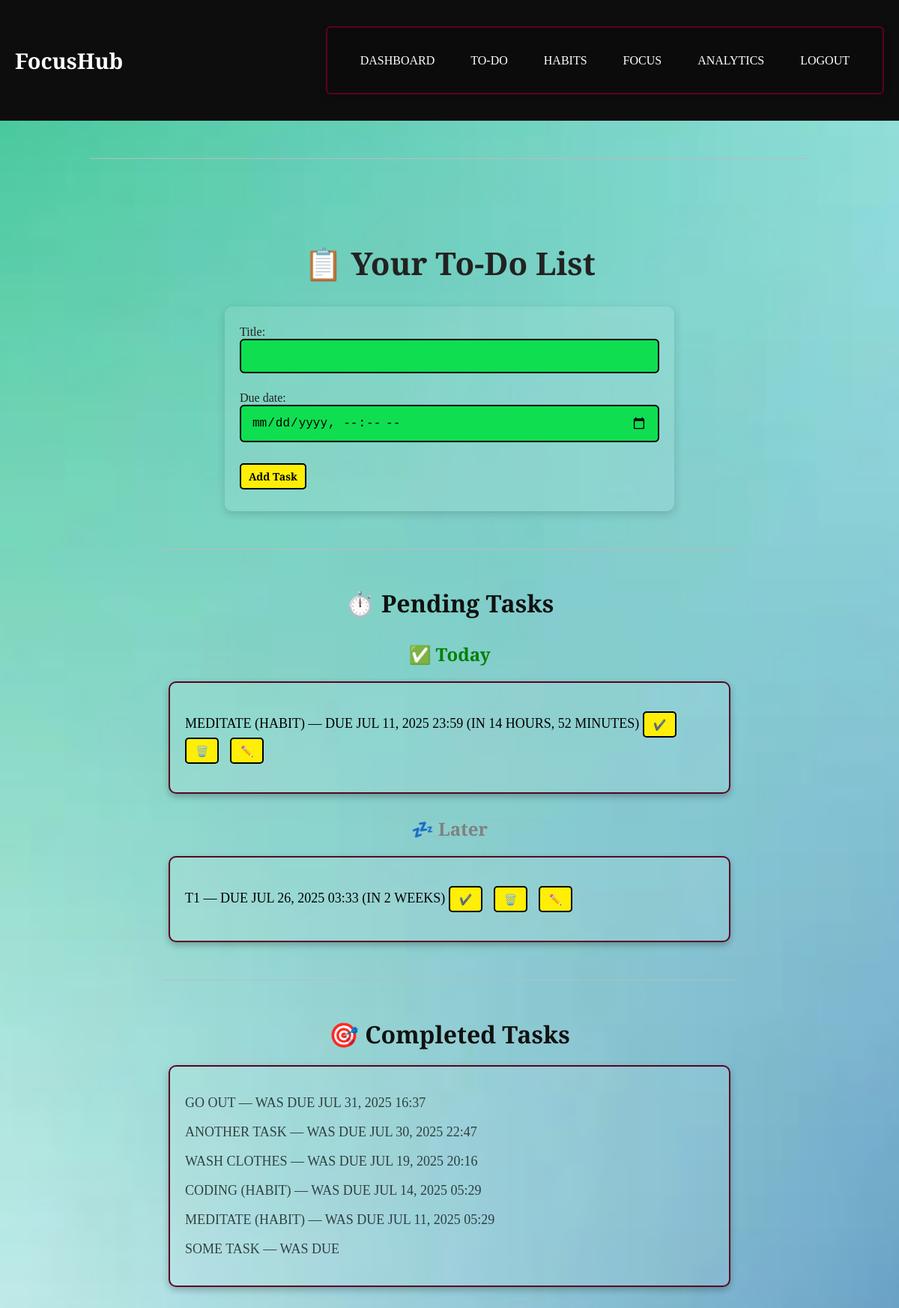
The page /todos/ (signed in) on the database its author committed.
### hub/models.py (models this page shows, shortened)
class Task(models.Model):
    user = models.ForeignKey(User, on_delete=models.CASCADE)
    title = models.CharField(max_length=255)
    is_done = models.BooleanField(default=False)
    due_date = models.DateTimeField(null=True, blank=True)
    created_at = models.DateTimeField(auto_now_add=True)
    from_habit = models.ForeignKey('Habit', null=True, blank=True, on_delete=models.SET_NULL)

### hub/utils.py (the view)
    def wrapper(request, *args, **kwargs):
        if request.user.is_authenticated:
            session = FocusSession.objects.filter(user=request.user, end_time__isnull=True).first()
            allowed_paths = ['/focus/', '/confirm_completion/', '/logout/']
            if session and request.path not in allowed_paths:
                return redirect('focus')
        return view_func(request, *args, **kwargs)

### hub/forms.py
class TaskForm(forms.ModelForm):
    class Meta:
        model = Task
        fields = ['title', 'due_date']
        widgets = {'due_date': forms.DateTimeInput(attrs={'type': 'datetime-local'})}

### hub/utils.py (called while the page is built)
def enforce_focus_lock(view_func):
    def wrapper(request, *args, **kwargs):
        if request.user.is_authenticated:
            session = FocusSession.objects.filter(user=request.user, end_time__isnull=True).first()
            allowed_paths = ['/focus/', '/confirm_completion/', '/logout/']
            if session and request.path not in allowed_paths:
                return redirect('focus')
        return view_func(request, *args, **kwargs)
    return wrapper

### templates/todos.html (shortened to what this page needs)
{% extends "base.html" %}
{% block content %}
<h2>📋 Your To-Do List</h2>
<form method="post">
    {{ form.as_p }}
    <button class="add-button" type="submit">Add Task</button>
</form>
<hr>
<h3>⏱️ Pending Tasks</h3>
{% if grouped_tasks.today %}
<h4 style="color: green;">✅ Today</h4>
<ul>
    {% for task in grouped_tasks.today %}
    <li>
        {% with task.due_date|timeuntil as diff %}
            {{ task.title }} — due {{ task.due_date|date:"M d, Y H:i" }} (in {{ diff }})
        {% endwith %}
        <form action="{% url 'complete_task' task.id %}" method="post">
            <button type="submit">✔️</button>
        </form>
        <form action="{% url 'delete_task' task.id %}" method="post" onsubmit="return confirm('Are you sure you want to delete this task?');">
            <button type="submit">🗑️</button>
        </form>
        <form action="{% url 'edit_task' task.id %}" method="get">
            <button type="submit">✏️</button>
        </form>
    </li>
    {% endfor %}
</ul>
{% endif %}
{% if grouped_tasks.later %}
<h4 style="color: gray;">💤 Later</h4>
<ul>
    {% for task in grouped_tasks.later %}
    <li>
        {% with task.due_date|timeuntil as diff %}
            {{ task.title }} — due {{ task.due_date|date:"M d, Y H:i" }} (in {{ diff }})
        {% endwith %}
        <form action="{% url 'complete_task' task.id %}" method="post">
            <button type="submit">✔️</button>
        </form>
        <form action="{% url 'delete_task' task.id %}" method="post" onsubmit="return confirm('Are you sure you want to delete this task?');">
            <button type="submit">🗑️</button>
        </form>
        <form action="{% url 'edit_task' task.id %}" method="get">
            <button type="submit">✏️</button>
        </form>
    </li>
    {% endfor %}
</ul>
{% endif %}
<hr>
<h3>🎯 Completed Tasks</h3>
{% if completed_tasks %}
<ul>
    {% for task in completed_tasks %}
        <li class="completed-task">
            {{ task.title }} — was due {{ task.due_date|date:"M d, Y H:i" }}
        </li>
    {% endfor %}
</ul>
{% else %}
    <p class="no-tasks">No completed tasks yet.</p>
{% endif %}
{% endblock %}

### templates/todos.html (style rules this page uses)
body { background-size: cover; background-position: center; font-family: 'Playfair Display', serif; margin: 0; padding: 0; }
h2, h3, h4 { text-align: center; font-family: 'Playfair Display', serif; margin-bottom: 16px; }
h2 { margin-top: 40px; font-size: 42px; }
h3 { margin-top: 50px; font-size: 32px; color: #111; }
h4 { font-size: 24px; margin: 30px 0 10px; }
form { max-width: 600px; margin: 30px auto; padding: 25px 20px; background-color: rgba(255, 255, 255, 0.1); backdrop-filter: blur(6px); border-radius: 10px; box-shadow: 0 4px 12px rgba(0, 0, 0, 0.15); }
input[type="text"], select { width: 100%; padding: 12px 14px; margin-bottom: 24px; border-radius: 6px; font-size: 16px; background-color: rgba(5, 223, 70, 0.918); border: 2px solid #000; }
button { display: inline-block; font-family: 'Playfair Display', serif; font-size: 14px; font-weight: bold; padding: 6px 10px; margin: 4px 4px 4px 0; background-color: #ffee05; color: #000; border: 2px solid #000; border-radius: 5px; cursor: pointer; vertical-align: middle; transition: background-color 0.2s ease; box-shadow: none; }
ul { list-style-type: none; padding: 20px; margin: 20px auto; max-width: 750px; border: 2px solid #5a0221; border-radius: 10px; background-color: rgba(255, 255, 255, 0.08); backdrop-filter: blur(5px); box-shadow: 0 4px 10px rgba(0, 0, 0, 0.25); text-transform: uppercase; }
li { margin: 18px 0; font-size: 18px; color: #000; }
li form { display: inline-block; margin: 0 5px 0 0; vertical-align: middle; background-color: transparent; padding: 0; box-shadow: none; border: none; display: inline; margin-right: 10px; }
.completed-task { color: black; opacity: 0.7; text-transform: uppercase; }
hr { width: 80%; margin: 50px auto 30px; border-top: 1px solid #bbb; }
li button { font-family: 'Playfair Display', serif; font-size: 14px; padding: 6px 12px; margin: 0; background-color: #ffee05; color: #000; border: 2px solid #000; border-radius: 5px; cursor: pointer; transition: background-color 0.2s ease; box-shadow: none; box-sizing: border-box; line-height: normal; display: inline-flex; align-items: center; justify-content: center; }
input[type="datetime-local"] { width: 100%; padding: 12px 14px; margin-bottom: 24px; border-radius: 6px; font-size: 16px; background-color: rgba(5, 223, 70, 0.918); border: 2px solid #000; color: #000; box-sizing: border-box; line-height: normal; -webkit-appearance: none; appearance: none; }

### rows shown on the page
Task: title "MEDITATE (HABIT)", due_date "JUL 11, 2025 23:59", diff "14 HOURS, 52 MINUTES"
Task: title "T1", due_date "JUL 26, 2025 03:33", diff "2 WEEKS"
Task: title "GO OUT", due_date "JUL 31, 2025 16:37"
Task: title "ANOTHER TASK", due_date "JUL 30, 2025 22:47"
Task: title "WASH CLOTHES", due_date "JUL 19, 2025 20:16"
Task: title "CODING (HABIT)", due_date "JUL 14, 2025 05:29"
Task: title "MEDITATE (HABIT)", due_date "JUL 11, 2025 05:29"
Task: title "SOME TASK"
